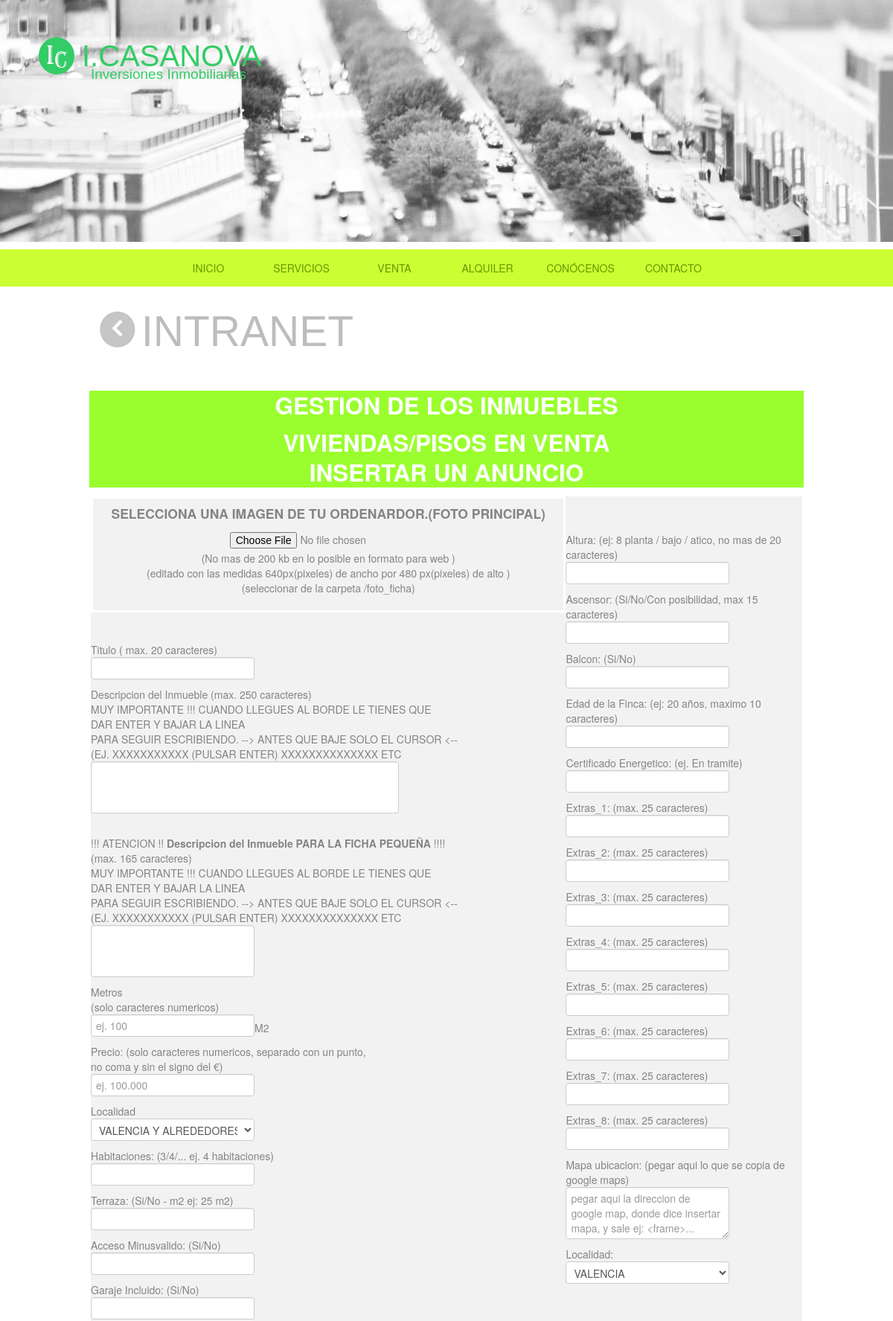
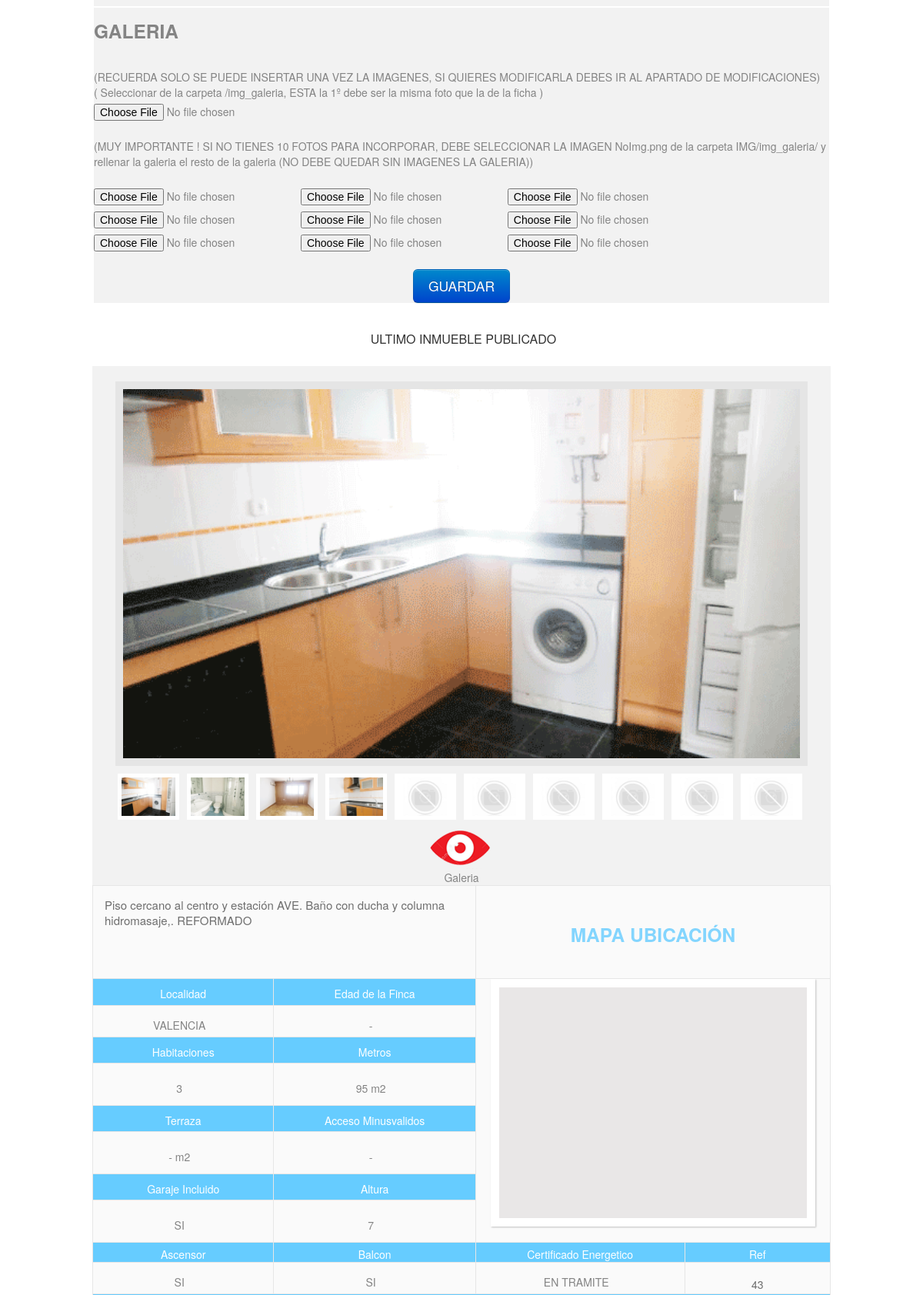
The app's page /pisos_venta_insertar.php (signed in, upper part) with its own data (2 pictures, top to bottom).
### tables this page shows
CREATE TABLE IF NOT EXISTS `pisos_venta` (
  `id_ref` int(10) unsigned NOT NULL AUTO_INCREMENT,
  `titulo` varchar(200) NOT NULL,
  `descripcion` varchar(250) NOT NULL,
  `foto_ficha` varchar(700) NOT NULL,
  `precio` varchar(11) NOT NULL,
  `img_1` varchar(500) NOT NULL,
  `img_2` varchar(500) NOT NULL,
  `img_3` varchar(500) NOT NULL,
  `img_4` varchar(500) NOT NULL,
  `img_5` varchar(500) NOT NULL,
  `img_6` varchar(500) NOT NULL,
  `img_7` varchar(500) NOT NULL,
  `img_8` varchar(500) NOT NULL,
  `img_9` varchar(500) NOT NULL,
  `img_10` varchar(500) NOT NULL,
  `metros` varchar(20) NOT NULL,
  `localidad` varchar(100) NOT NULL,
  `acceso_minusvalido` varchar(10) NOT NULL,
  `garaje_incluido` varchar(15) NOT NULL,
  `altura` varchar(20) NOT NULL,
  `ascensor` varchar(15) NOT NULL,
  `balcon` varchar(15) NOT NULL,
  `edad_finca` varchar(100) NOT NULL,
  `certificado_energetico` varchar(100) NOT NULL,
  `mapa` varchar(2000) NOT NULL,
  `habitaciones` varchar(20) NOT NULL,
  `terraza` varchar(20) NOT NULL,
  `descripcion_ficha_mini` varchar(165) NOT NULL,
  `extra_1` varchar(100) NOT NULL,
  `extra_2` varchar(100) NOT NULL,
  `extra_3` varchar(100) NOT NULL,
  `extra_4` varchar(100) NOT NULL,
  `extra_5` varchar(100) NOT NULL,
  `extra_6` varchar(100) NOT NULL,
  `extra_7` varchar(100) NOT NULL,
  `extra_8` varchar(100) NOT NULL,
  PRIMARY KEY (`id_ref`)
);

### pisos_venta_insertar.php (the view, shortened to what the rows shown need)
<?php 		require_once 'header.php';
?>
<!DOCTYPE HTML>
<html>
<head>
<link rel="stylesheet" href="light/lightbox.css" type="text/css" media="screen" />
</head>
<body>
<div class="generalGaleria_intranet_insertar">
	<div class="boxIntranetInserta">
		<div class="envuelve_titulo_gestion">
			<h2 id="tiulo_gestionDeinmuebles">GESTION DE LOS INMUEBLES</h2>
			<h2 id="titulo_insertar">VIVIENDAS/PISOS EN VENTA <br>
										 INSERTAR UN ANUNCIO</h2>
		</div>
	</div>
<table id="tablaresultadosInserta">
		<tr>
		<td>
		<?php
		include 'conexion.php';
		$sSQL = "SELECT titulo,descripcion,foto_ficha,img_1,img_2,img_3,img_4,img_5,img_6,img_7,img_8,img_9,img_10,id_ref,precio,metros,localidad,acceso_minusvalido,garaje_incluido,altura,ascensor,balcon,edad_finca,certificado_energetico,mapa,habitaciones,terraza,extra_1,extra_2,extra_3,extra_4,extra_5,extra_6,extra_7,extra_8  FROM pisos_venta ORDER BY id_ref DESC LIMIT 0,1";
		$resultados = mysql_query($sSQL,$conexion)or die(mysql_error());
		while($Array = mysql_fetch_assoc($resultados)){
			$sHtml1 = $Array['img_1'];
			$sHtml2 = $Array['img_2'];
			$sHtml3 = $Array['img_3'];
			$sHtml4 = $Array['img_4'];
			$sHtml5 = $Array['img_5'];
			$sHtml6 = $Array['img_6'];
			$sHtml7 = $Array['img_7'];
			$sHtml8 = $Array['img_8'];
			$sHtml9 = $Array['img_9'];
			$sHtml10 = $Array['img_10'];
	echo '
				<div class="tdResultFicha">
					 <div id="imgpisoFicha" style="background-image: url(' . $Array['foto_ficha'] . ')">
						 </div>
<div class="envuelvegaleriaFicha">
		<table width="100%" border="1">
		 <tr>
		    <td width="40"><div id="imgpisoGaleriaFicha" style="background-image: url(' . $sHtml1 . ')"></div></td>
		    <td width="40"><div id="imgpisoGaleriaFicha" style="background-image: url(' . $sHtml2 . ')"></div></td>
		    <td width="40"><div id="imgpisoGaleriaFicha" style="background-image: url(' . $sHtml3 . ')"></div></td>
		    <td width="40"><div id="imgpisoGaleriaFicha" style="background-image: url(' . $sHtml4 . ')"></div></td>
		    <td width="40"><div id="imgpisoGaleriaFicha" style="background-image: url(' . $sHtml5 . ')"></div></td>
		    <td width="40"><div id="imgpisoGaleriaFicha" style="background-image: url(' . $sHtml6 . ')"></div></td>
		    <td width="40"><div id="imgpisoGaleriaFicha" style="background-image: url(' . $sHtml7 . ')"></div></td>
		    <td width="40"><div id="imgpisoGaleriaFicha" style="background-image: url(' . $sHtml8 . ')"></div></td>
		    <td width="40"><div id="imgpisoGaleriaFicha" style="background-image: url(' . $sHtml9 . ')"></div></td>
		    <td width="40"><div id="imgpisoGaleriaFicha" style="background-image: url(' . $sHtml10 . ')"></div></td>
		  </tr>
		</table>
</div>
<div class="envuelvegaleriaFicha2">
 <a href="' . $Array['img_1'] . '" width="640" height="480" rel="lightbox[roadtrip]">
				<div style="float:left;margin:0px auto 0px auto;">
				 <img src="img/ojo.png" alt="galeria"  title="galeria de fotos" width="89" height="55"><br></a>
				  Galeria
				</div>
							<a href="' . $Array['img_2'] . '" width="640" height="480" rel="lightbox[roadtrip]"></a>
							<a href="' . $Array['img_3'] . '" width="640" height="480" rel="lightbox[roadtrip]"></a>
							<a href="' . $Array['img_4'] . '" width="640" height="480" rel="lightbox[roadtrip]"></a>
							<a href="' . $Array['img_5'] . '" width="640" height="480" rel="lightbox[roadtrip]"></a>
							<a href="' . $Array['img_6'] . '" width="640" height="480" rel="lightbox[roadtrip]"></a>
							<a href="' . $Array['img_7'] . '" width="640" height="480" rel="lightbox[roadtrip]"></a>
							<a href="' . $Array['img_8'] . '" width="640" height="480" rel="lightbox[roadtrip]"></a>
							<a href="' . $Array['img_9'] . '" width="640" height="480" rel="lightbox[roadtrip]"></a>
							<a href="' . $Array['img_10'] . '" width="640" height="480" rel="lightbox[roadtrip]"></a>
</div>
<table id="tabla_textoyMapa">
  <tr>
	 <td colspan="2" rowspan="2">
		<div id="DescripcionPisoFicha" >' . $Array['descripcion'] . '</div>
	 </td>
  </tr>
  <tr>
    <td height="66" colspan="2" style="color:#66ccff;padding:5px 10px 0px 10px;opacity:0.8;" widht="400">
			<h3 style="text-align:center;line-height: 30px;">MAPA UBICACIÓN</h3>
    </td>
  </tr>
  <tr>
    <td width="224" style="background-color: #66ccff;color:white;padding:5px 10px 0px 10px;text-align:center;line-height:20px;"> Localidad				      <br>
	</td>
    <td width="253" style="background-color: #66ccff;color:white;padding:5px 10px 0px 10px;text-align:center;line-height:20px;"> Edad de la Finca	  <br>
    </td>
    <td colspan="2" rowspan="8" ><div style="background-color: #E9E7E7;" id="mapaficha">' . $Array['mapa'] . ' </div> <br>
    </td>
  </tr>
  <tr>
    <td style="padding:5px 10px 0px 10px;" height="30"><div style="padding:5px 10px 0px 0px;text-align:center;line-height:30px;">' . $Array['localidad'] . '</div></td>
    <td width="253" height="20" style="padding:5px 10px 0px 10px;text-align:center;line-height:20px;">
    <div style="padding:5px 10px 0px 0px;text-align:center;line-height:20px;">' . $Array['edad_finca'] . '</div
    ></td>
  </tr>
  <tr>
    <td style="background-color: #66ccff;padding:5px 10px 0px 10px;color:white;text-align:center;line-height:20px;">	Habitaciones	    <br>
	</td>
    <td style="background-color: #66ccff;padding:5px 10px 0px 10px;color:white;text-align:center;line-height:20px;">Metros       <br>
    </td>
  </tr>
  <tr>
    <td style="padding:5px 10px 0px 10px;">
    	<div style="padding:5px 10px 0px 0px;text-align:center;line-height:30px;" >' . $Array['habitaciones'] . ' </div>
    </td>
    <td style="padding:5px 10px 0px 10px;">
    	<div style="padding:5px 10px 0px 0px;text-align:center;line-height:30px;">' . $Array['metros'] . ' m2</div>
    </td>
  </tr>
  <tr>
    <td style="background-color: #66ccff;padding:5px 10px 0px 10px;color:white;text-align:center;line-height:20px;">Terraza		   		       <br>
    </td>
    <td style="background-color: #66ccff;padding:5px 10px 0px 10px;color:white;text-align:center;line-height:20px;">Acceso Minusvalidos</td>
  </tr>
  <tr>
    <td style="padding:5px 10px 0px 10px;">
    	<div style="padding:5px 10px 0px 0px;text-align:center;line-height:30px;">' . $Array['terraza'] . ' m2</div>
    </td>
    <td style="padding:5px 10px 0px 10px;">
    	<div style="padding:5px 10px 0px 0px;text-align:center;line-height:30px;">' . $Array['acceso_minusvalido'] . '</div></td>
  </tr>
  <tr>
    <td style="background-color: #66ccff;padding:5px 10px 0px 10px;color:white;text-align:center;line-height:20px;"> Garaje Incluido
</td>
    <td style="background-color: #66ccff;padding:5px 10px 0px 10px;color:white;text-align:center;line-height:20px;">Altura
</td>
  </tr>
  <tr>
    <td style="padding:5px 10px 0px 10px;">
    <div style="padding:5px 10px 0px 0px;text-align:center;line-height:30px;"> ' . $Array['garaje_incluido'] . '</div>
    </td>
	    <td style="padding:5px 10px 0px 10px;">
	    <div style="padding:5px 10px 0px 0px;text-align:center;line-height:30px;">' . $Array['altura'] . '
	    </div>
    </td>
  </tr>
  <tr>
    <td style="background-color: #66ccff;padding:5px 10px 0px 10px;color:white;text-align:center;line-height:20px;"> Ascensor
</td>
    <td style="background-color: #66ccff;padding:5px 10px 0px 10px;color:white;text-align:center;line-height:20px;">Balcon
</td>
    <td width="291" style="background-color: #66ccff;padding:5px 10px 0px 10px;text-align:center;line-height:20px;"><span style="padding:5px 10px 0px 10px;color:white;">Certificado Energetico </span>
    </td>
    <td width="196" style="background-color: #66ccff;padding:5px 10px 0px 10px;color:white;text-align:center;line-height:20px;" >Ref</td>
  </tr>
  <tr>
    <td height="32" style="padding:5px 10px 0px 10px;"><div style="padding:5px 10px 0px 0px;text-align:center;line-height:30px;">' . $Array['ascensor'] . '</div>
    </td>
    <td style="padding:5px 10px 0px 10px;">
    <div style="padding:5px 10px 0px 0px;text-align:center;line-height:30px;">' . $Array['balcon'] . '</div>
    </td>
    <td style="padding:5px 10px 0px 10px;">
    	<div style="padding:5px 10px 0px 0px;text-align:center;line-height:30px;">' . $Array['certificado_energetico'] . '</div>
    </td>
    <td style="padding:5px 10px 0px 10px;">
    <div id="RerefenciaFicha"  style="text-align:center;line-height:30px;text-align:center;line-height:30px;">' . $Array['id_ref'] . '</div>
    </td>
</tr>
    <td height="auto" style="padding:5px 5px 0px 10px;"><div style="padding:5px 5px 0px 0px;text-align:center;line-height:20px;">' . $Array['extra_1'] . '</div>
    </td>
    <div style="padding:5px 5px 0px 0px;text-align:center;line-height:20px;">' . $Array['extra_2'] . '</div>
    	<div style="padding:5px 5px 0px 0px;text-align:center;line-height:20px;">' . $Array['extra_3'] . '</div>
    <div style="text-align:center;line-height:20px;text-align:center;line-height:30px;">' . $Array['extra_4'] . '</div>
    <td height="auto" style="padding:5px 5px 0px 10px;"><div style="padding:5px 5px 0px 0px;text-align:center;line-height:30px;">' . $Array['extra_5'] . '</div>
    </td>
    <div style="padding:5px 5px 0px 0px;text-align:center;line-height:20px;">' . $Array['extra_6'] . '</div>
    	<div style="padding:5px 5px 0px 0px;text-align:center;line-height:20px;">' . $Array['extra_7'] . '</div>
    	<div style="padding:5px 5px 0px 0px;text-align:center;line-height:20px;">' . $Array['extra_8'] . '</div>
	   	<div id="PrecioPisoFicha">
		Precio:' . $Array['precio'] . '<span>€</span></div>
</table>
 	</td>
	</tr>
</table>';
}
 ?>
</div>
<?php require_once 'footer.php' ?>
</body>
</html>

### records on screen
pisos_venta: foto_ficha (picture), img_1 (picture), img_2 (picture), img_3 (picture), img_4 (picture), img_5 (placeholder picture), img_6 (placeholder picture), img_7 (placeholder picture), img_8 (placeholder picture), img_9 (placeholder picture), img_10 (placeholder picture), descripcion "Piso cercano al centro y estación AVE. Baño con ducha y columna hidromasaje,. REFORMADO", localidad "VALENCIA", edad_finca "-", habitaciones "3", metros "95", terraza "-", acceso_minusvalido "-", garaje_incluido "SI", altura "7", ascensor "SI", balcon "SI", certificado_energetico "EN TRAMITE", id_ref "43"
